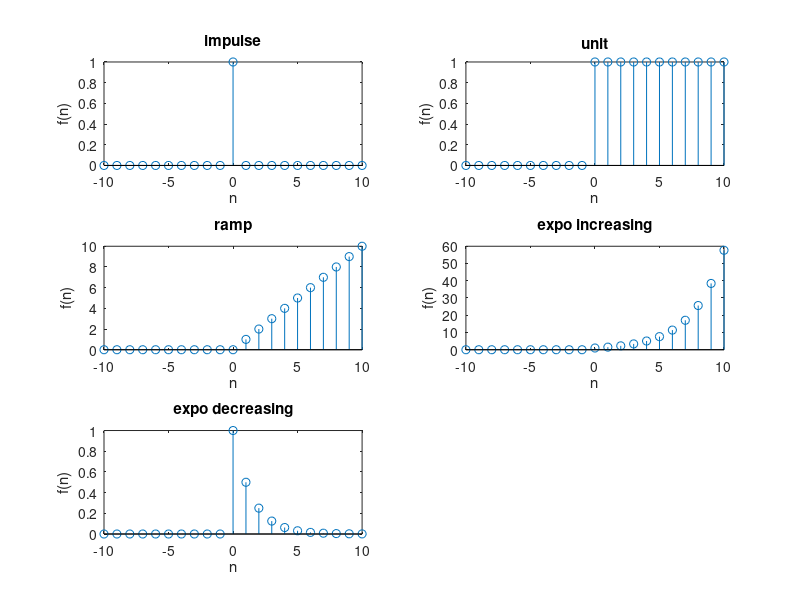
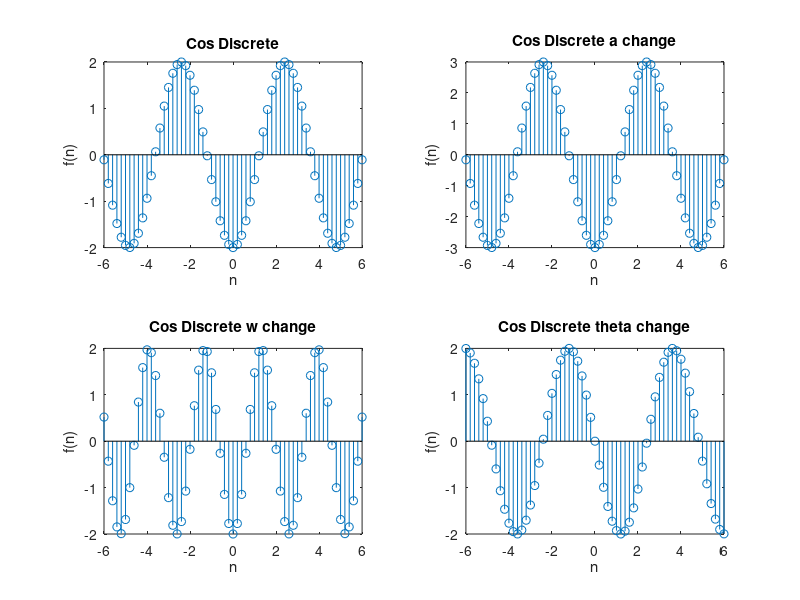
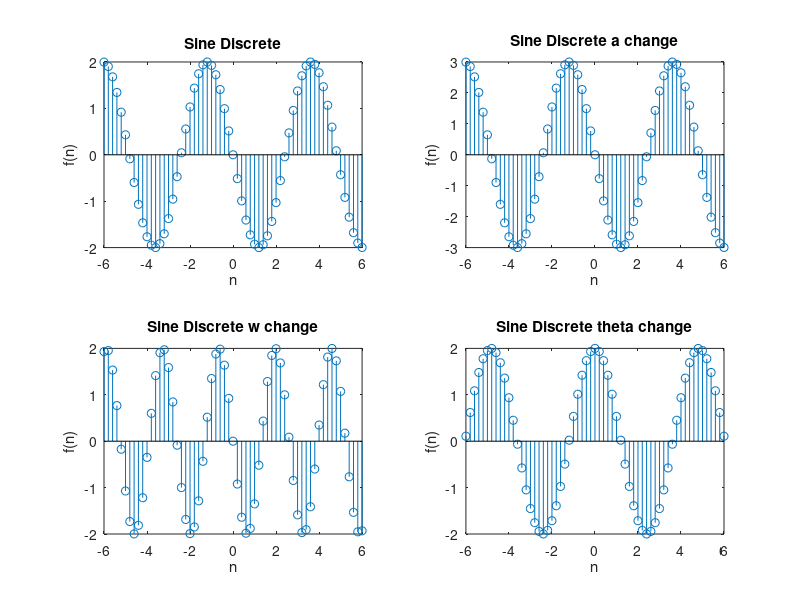

These figures' MATLAB source, in order:
x = -10:10;
y = [zeros(1,10) 1 zeros(1,10)];
subplot(3,2,1);
stem(x,y);
title('impulse');
xlabel('n');
ylabel('f(n)');

x = -10:10;
y = [zeros(1,10) ones(1,11)];
subplot(3,2,2);
stem(x,y);
title('unit');
xlabel('n');
ylabel('f(n)');

x = -10:10;
y = [zeros(1,10) 0:10];
subplot(3,2,3);
stem(x,y);
title('ramp');
xlabel('n');
ylabel('f(n)');

x = -10:10;
a = 1.5;
y = [zeros(1,10) a.^(0:10) ];
subplot(3,2,4);
stem(x,y);
title('expo increasing');
xlabel('n');
ylabel('f(n)');

x = -10:10;
a = 0.5;
y = [zeros(1,10) a.^(0:10) ];
subplot(3,2,5);
stem(x,y);
title('expo decreasing');
xlabel('n');
ylabel('f(n)');

figure;

x = -6:0.2:6;
a = 2;
w = 1.3;
theta = pi;
y = a.*cos(w.*x+theta);
subplot(2,2,1);
stem(x,y);
title('Cos Discrete');
xlabel('n');
ylabel('f(n)');

x = -6:0.2:6;
a = 3;
w = 1.3;
theta = pi;
y = a.*cos(w.*x+theta);
subplot(2,2,2);
stem(x,y);
title('Cos Discrete a change');
xlabel('n');
ylabel('f(n)');

x = -6:0.2:6;
a = 2;
w = 2.4;
theta = pi;
y = a.*cos(w.*x+theta);
subplot(2,2,3);
stem(x,y);
title('Cos Discrete w change');
xlabel('n');
ylabel('f(n)');

x = -6:0.2:6;
a = 2;
w = 1.3;
theta = pi/2;
y = a.*cos(w.*x+theta);
subplot(2,2,4);
stem(x,y);
title('Cos Discrete theta change');
xlabel('n');
ylabel('f(n)');

figure;

x = -6:0.2:6;
a = 2;
w = 1.3;
theta = pi;
y = a.*sin(w.*x+theta);
subplot(2,2,1);
stem(x,y);
title('Sine Discrete');
xlabel('n');
ylabel('f(n)');

x = -6:0.2:6;
a = 3;
w = 1.3;
theta = pi;
y = a.*sin(w.*x+theta);
subplot(2,2,2);
stem(x,y);
title('Sine Discrete a change');
xlabel('n');
ylabel('f(n)');

x = -6:0.2:6;
a = 2;
w = 2.4;
theta = pi;
y = a.*sin(w.*x+theta);
subplot(2,2,3);
stem(x,y);
title('Sine Discrete w change');
xlabel('n');
ylabel('f(n)');

x = -6:0.2:6;
a = 2;
w = 1.3;
theta = pi/2;
y = a.*sin(w.*x+theta);
subplot(2,2,4);
stem(x,y);
title('Sine Discrete theta change');
xlabel('n');
ylabel('f(n)');

